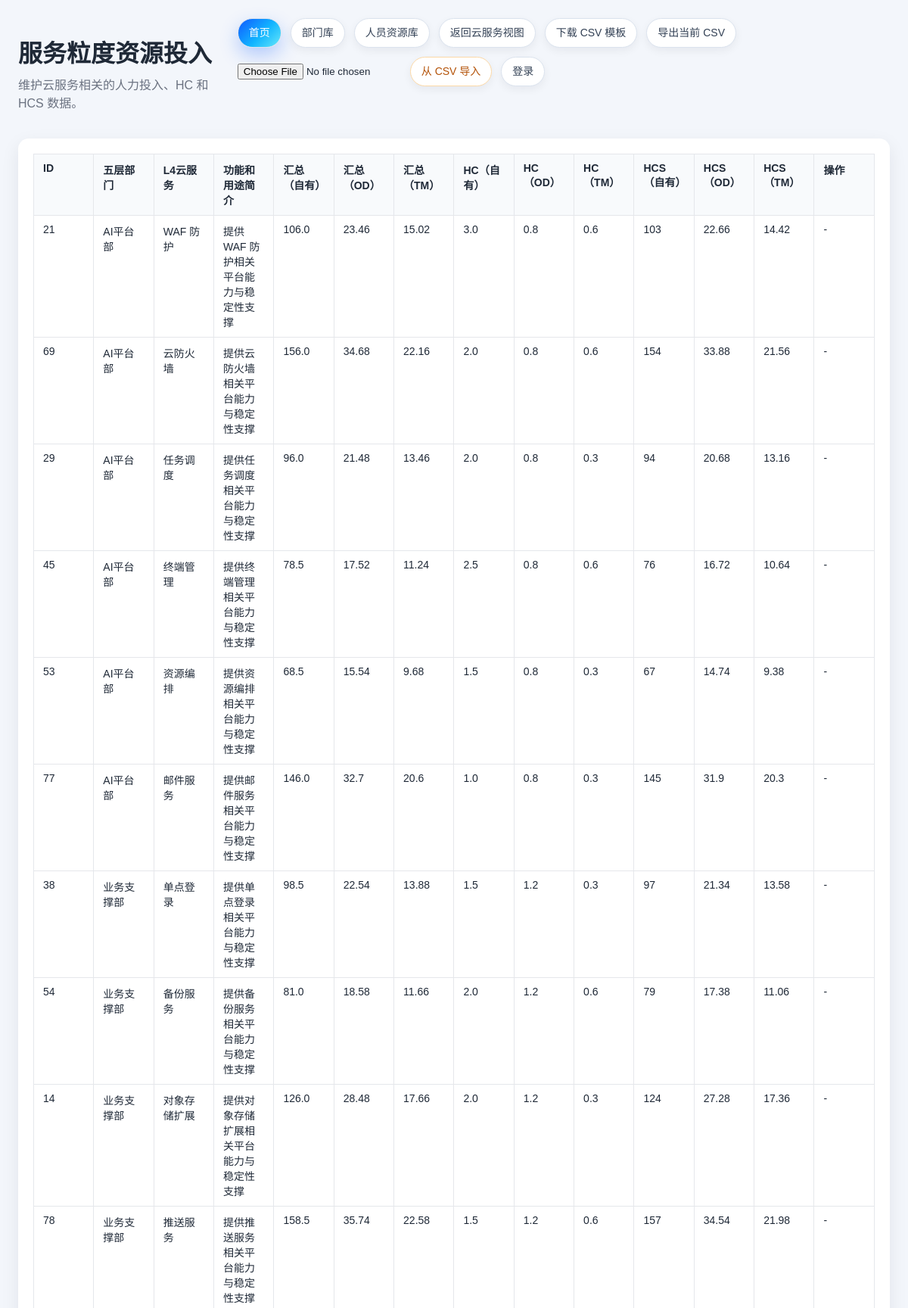
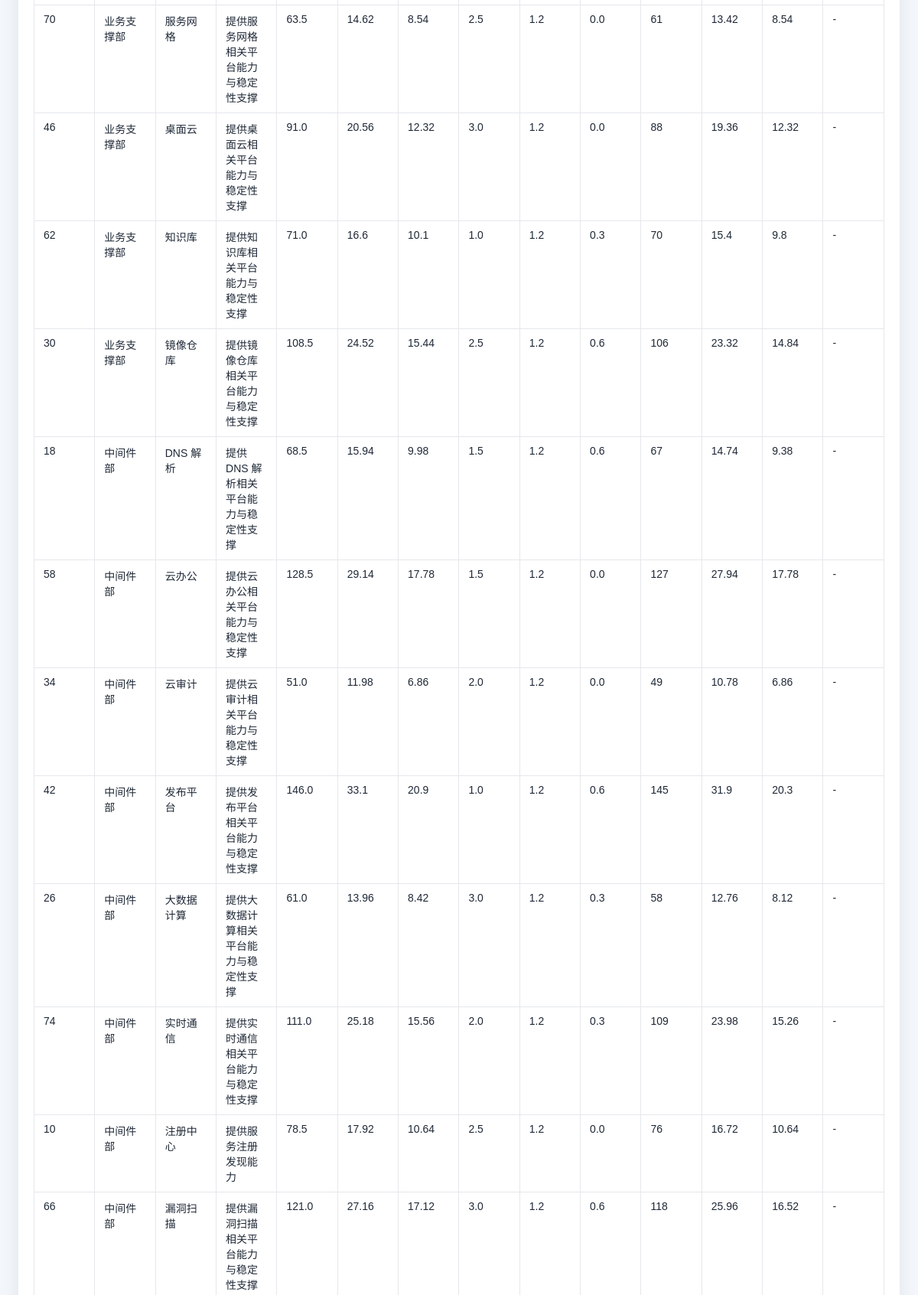
The app's page /admin/service-resources (upper part) with its own data (2 pictures, top to bottom).
### tables this page shows
CREATE TABLE service_resource_investment (id INTEGER PRIMARY KEY AUTOINCREMENT, five_level_department TEXT, l4_cloud_service TEXT, function_description TEXT, summary_self_owned TEXT, summary_od TEXT, summary_tm TEXT, hc_self_owned TEXT, hc_od TEXT, hc_tm TEXT, hcs_self_owned TEXT, hcs_od TEXT, hcs_tm TEXT, created_at TEXT DEFAULT CURRENT_TIMESTAMP, updated_at TEXT DEFAULT CURRENT_TIMESTAMP);

### src/app.py (the view)
@app.route('/admin/service-resources')
@login_required
def admin_service_resources():
    seed_service_resources_if_empty()
    rows = load_service_resources()
    return render_template('service_resource_list.html', records=rows, **build_auth_context())

### src/app.py (called while the page is built, shortened)
@app.context_processor
def inject_template_helpers():
    return {
        'milestone_image_url': milestone_image_url,
    }

def default_feature_flags(role):
    role = normalize_permission_role(role)
    if role == 'admin':
        return {key: True for key in FEATURE_KEYS}
    return {
        'view_system': False,
        'manage_permissions': False,
        'manage_backup': False,
        'submit_requirement': True,
        'manage_requirement_status': False,
        'manage_projects': False,
        'manage_features': False,
        'manage_service_resources': False,
        'import_export_data': True,
    }

def normalize_permission_role(role_text):
    role = (role_text or '').strip().lower()
    return 'admin' if role == 'admin' else 'guest'

def oauth_enabled():
    return os.getenv("RELEASEPLAN_OAUTH_ENABLED", "false").lower() == "true"

def local_admin_enabled():
    admin_username = (os.getenv('RELEASEPLAN_LOCAL_ADMIN_USERNAME') or '').strip()
    admin_password = (os.getenv('RELEASEPLAN_LOCAL_ADMIN_PASSWORD') or '').strip()
    guest_username = (os.getenv('RELEASEPLAN_LOCAL_GUEST_USERNAME') or '').strip()
    guest_password = (os.getenv('RELEASEPLAN_LOCAL_GUEST_PASSWORD') or '').strip()
    return bool((admin_username and admin_password) or (guest_username and guest_password))

def auth_mode():
    if oauth_enabled() and local_admin_enabled():
        return 'hybrid'
    if oauth_enabled():
        return 'oauth2'
    if local_admin_enabled():
        return 'local'
    return 'none'

def get_current_user():
    return session.get('oauth_user') or session.get('local_user')

def get_current_user_roles():
    user = get_current_user() or {}
    roles = user.get('roles') or []
    if isinstance(roles, str):
        roles = [roles]
    return [str(role).strip().lower() for role in roles if str(role).strip()]

def get_current_user_features(user=None):
    user = user if user is not None else get_current_user()
    if not isinstance(user, dict):
        return default_feature_flags('guest')

def can_access(feature_key, user=None):
    mode = auth_mode()
    if mode == 'none':
        return True
    features = get_current_user_features(user)
    return bool(features.get(feature_key))

def can_edit(user=None):
    return can_access('manage_projects', user) or can_access('manage_features', user) or can_access('manage_service_resources', user) or can_access('manage_backup', user) or can_access('manage_permissions', user)

### templates/service_resource_list.html (shortened to what this page needs)
<!doctype html>
<html lang="zh-CN">
<head>
  <link rel="stylesheet" href="{{ url_for('static', filename='style.css') }}">
</head>
<body>
  <div class="page">
    <header class="toolbar">
      <div>
        <h1>服务粒度资源投入</h1>
        <p>维护云服务相关的人力投入、HC 和 HCS 数据。</p>
      </div>
      <div class="toolbar-actions">
        <a class="button home-button" href="{{ url_for('index') }}">首页</a>
        <a class="button secondary" href="{{ url_for('admin_departments') }}">部门库</a>
        <a class="button secondary" href="{{ url_for('admin_resource_people') }}">人员资源库</a>
        <a class="button secondary" href="{{ url_for('view_placeholder', view_key='cloud-service-view') }}">返回云服务视图</a>
        {% if user_features.import_export_data %}
        <a class="button secondary" href="{{ url_for('admin_service_resources_template_csv') }}">下载 CSV 模板</a>
        <a class="button secondary" href="{{ url_for('admin_service_resources_export_csv') }}">导出当前 CSV</a>
        <form method="post" action="{{ url_for('admin_service_resources_import_csv') }}" enctype="multipart/form-data" class="inline-upload-form">
          <input type="file" name="csv_file" accept=".csv" required>
          <button class="button warning" type="submit">从 CSV 导入</button>
        </form>
        {% endif %}
        {% if current_user %}
          <span class="logout-wrap">
            <span class="user-chip" aria-label="当前登录用户" title="当前登录用户"></span>
            <span class="logout-popover">
              <span class="logout-user-name">{{ login_source_label }}{% if role_label %} · {{ role_label }}{% endif %}</span>
              <a class="button secondary" href="{{ url_for('logout') }}">退出登录</a>
            </span>
          </span>
        {% else %}
          <a class="button secondary" href="{{ url_for('login_entry', next=request.path) }}">登录</a>
        {% endif %}
      </div>
    </header>
    {% if records %}
      <div class="table-wrap card">
        <table class="data-table">
          <thead>
            <tr>
              <th>ID</th>
              <th>五层部门</th>
              <th>L4云服务</th>
              <th>功能和用途简介</th>
              <th>汇总（自有）</th>
              <th>汇总（OD）</th>
              <th>汇总（TM）</th>
              <th>HC（自有）</th>
              <th>HC（OD）</th>
              <th>HC（TM）</th>
              <th>HCS（自有）</th>
              <th>HCS（OD）</th>
              <th>HCS（TM）</th>
              <th>操作</th>
            </tr>
          </thead>
          <tbody>
            {% for record in records %}
              <tr>
                <td>{{ record.id }}</td>
                <td>{{ record.five_level_department or '' }}</td>
                <td>{{ record.l4_cloud_service or '' }}</td>
                <td>{{ record.function_description or '' }}</td>
                <td>{{ record.summary_self_owned or '' }}</td>
                <td>{{ record.summary_od or '' }}</td>
                <td>{{ record.summary_tm or '' }}</td>
                <td>{{ record.hc_self_owned or '' }}</td>
                <td>{{ record.hc_od or '' }}</td>
                <td>{{ record.hc_tm or '' }}</td>
                <td>{{ record.hcs_self_owned or '' }}</td>
                <td>{{ record.hcs_od or '' }}</td>
                <td>{{ record.hcs_tm or '' }}</td>
                <td>
                  {% if user_features.manage_service_resources %}
                  <div class="inline-actions">
                    <a class="icon-action" href="{{ url_for('admin_service_resource_edit', record_id=record.id) }}" title="编辑" aria-label="编辑">✏️</a>
                    <form method="post" action="{{ url_for('admin_service_resource_delete', record_id=record.id) }}" class="inline-delete-form">
                      <button class="icon-action danger delete-trigger" type="button" title="删除" aria-label="删除">🗑</button>
                      <div class="delete-popover" hidden>
                        <span class="delete-popover-text">确认删除？</span>
                        <div class="delete-popover-actions">
                          <button class="button tiny danger" type="submit">删</button>
                          <button class="button tiny secondary delete-cancel" type="button">取消</button>
                        </div>
                      </div>
                    </form>
                  </div>
                  {% else %}
                  -
                  {% endif %}
                </td>
              </tr>
            {% endfor %}
          </tbody>
        </table>
      </div>
    {% else %}
      <div class="empty">当前还没有服务粒度资源投入数据，你可以先新增记录。</div>
    {% endif %}
  </div>
</body>
</html>

### static/style.css (style rules this page uses)
body { margin: 0; font-family: Arial, "PingFang SC", "Microsoft YaHei", sans-serif; background: #f3f6fb; color: #1f2937; }
.page { max-width: 1500px; margin: 0 auto; padding: 24px; }
header h1 { margin-bottom: 8px; }
header p { margin-top: 0; color: #6b7280; }
.card { background: #fff; border-radius: 16px; box-shadow: 0 8px 24px rgba(15, 23, 42, 0.08); }
.toolbar { display: flex; justify-content: space-between; gap: 16px; align-items: flex-start; margin-bottom: 20px; }
.toolbar-actions { display: flex; gap: 12px; align-items: center; flex-wrap: wrap; overflow: visible; }
.button { display: inline-flex; align-items: center; justify-content: center; padding: 10px 14px; border-radius: 999px; background: #ffffff; color: #334155; text-decoration: none; border: 1px solid #dbe3ee; cursor: pointer; font-size: 14px; font-family: inherit; line-height: 1.2; box-shadow: 0 4px 12px rgba(15, 23, 42, 0.06); }
.button.secondary { background: #ffffff; color: #334155; border-color: #dbe3ee; }
.button.home-button { background: linear-gradient(135deg, #0f59ff 0%, #12b5ff 55%, #67e8f9 100%); color: #ffffff; box-shadow: 0 10px 24px rgba(15, 89, 255, 0.28); }
.button.warning { background: #ffffff; color: #b45309; border-color: #fcd9a7; }
.card { background: #fff; border-radius: 14px; padding: 20px; box-shadow: 0 8px 24px rgba(15, 23, 42, 0.08); }
.table-wrap { overflow-x: auto; overflow-y: visible; }
.data-table { width: 100%; border-collapse: collapse; table-layout: fixed; }
.data-table th, .data-table td { border: 1px solid #e5e7eb; padding: 10px 12px; text-align: left; vertical-align: top; font-size: 14px; word-break: break-word; }
.data-table th { background: #f8fafc; position: relative; }
.inline-upload-form { display: inline-flex; align-items: center; gap: 8px; flex-wrap: wrap; }
.inline-upload-form input[type="file"] { max-width: 220px; }

### records on screen
service_resource_investment: id "21", five_level_department "AI平台部", l4_cloud_service "WAF 防护", function_description "提供WAF 防护相关平台能力与稳定性支撑", summary_self_owned "106.0", summary_od "23.46", summary_tm "15.02", hc_self_owned "3.0", hc_od "0.8", hc_tm "0.6", hcs_self_owned "103", hcs_od "22.66", hcs_tm "14.42"
service_resource_investment: id "69", five_level_department "AI平台部", l4_cloud_service "云防火墙", function_description "提供云防火墙相关平台能力与稳定性支撑", summary_self_owned "156.0", summary_od "34.68", summary_tm "22.16", hc_self_owned "2.0", hc_od "0.8", hc_tm "0.6", hcs_self_owned "154", hcs_od "33.88", hcs_tm "21.56"
service_resource_investment: id "29", five_level_department "AI平台部", l4_cloud_service "任务调度", function_description "提供任务调度相关平台能力与稳定性支撑", summary_self_owned "96.0", summary_od "21.48", summary_tm "13.46", hc_self_owned "2.0", hc_od "0.8", hc_tm "0.3", hcs_self_owned "94", hcs_od "20.68", hcs_tm "13.16"
service_resource_investment: id "45", five_level_department "AI平台部", l4_cloud_service "终端管理", function_description "提供终端管理相关平台能力与稳定性支撑", summary_self_owned "78.5", summary_od "17.52", summary_tm "11.24", hc_self_owned "2.5", hc_od "0.8", hc_tm "0.6", hcs_self_owned "76", hcs_od "16.72", hcs_tm "10.64"
service_resource_investment: id "53", five_level_department "AI平台部", l4_cloud_service "资源编排", function_description "提供资源编排相关平台能力与稳定性支撑", summary_self_owned "68.5", summary_od "15.54", summary_tm "9.68", hc_self_owned "1.5", hc_od "0.8", hc_tm "0.3", hcs_self_owned "67", hcs_od "14.74", hcs_tm "9.38"
service_resource_investment: id "77", five_level_department "AI平台部", l4_cloud_service "邮件服务", function_description "提供邮件服务相关平台能力与稳定性支撑", summary_self_owned "146.0", summary_od "32.7", summary_tm "20.6", hc_self_owned "1.0", hc_od "0.8", hc_tm "0.3", hcs_self_owned "145", hcs_od "31.9", hcs_tm "20.3"
service_resource_investment: id "38", five_level_department "业务支撑部", l4_cloud_service "单点登录", function_description "提供单点登录相关平台能力与稳定性支撑", summary_self_owned "98.5", summary_od "22.54", summary_tm "13.88", hc_self_owned "1.5", hc_od "1.2", hc_tm "0.3", hcs_self_owned "97", hcs_od "21.34", hcs_tm "13.58"
service_resource_investment: id "54", five_level_department "业务支撑部", l4_cloud_service "备份服务", function_description "提供备份服务相关平台能力与稳定性支撑", summary_self_owned "81.0", summary_od "18.58", summary_tm "11.66", hc_self_owned "2.0", hc_od "1.2", hc_tm "0.6", hcs_self_owned "79", hcs_od "17.38", hcs_tm "11.06"
service_resource_investment: id "14", five_level_department "业务支撑部", l4_cloud_service "对象存储扩展", function_description "提供对象存储扩展相关平台能力与稳定性支撑", summary_self_owned "126.0", summary_od "28.48", summary_tm "17.66", hc_self_owned "2.0", hc_od "1.2", hc_tm "0.3", hcs_self_owned "124", hcs_od "27.28", hcs_tm "17.36"
service_resource_investment: id "78", five_level_department "业务支撑部", l4_cloud_service "推送服务", function_description "提供推送服务相关平台能力与稳定性支撑", summary_self_owned "158.5", summary_od "35.74", summary_tm "22.58", hc_self_owned "1.5", hc_od "1.2", hc_tm "0.6", hcs_self_owned "157", hcs_od "34.54", hcs_tm "21.98"
service_resource_investment: id "70", five_level_department "业务支撑部", l4_cloud_service "服务网格", function_description "提供服务网格相关平台能力与稳定性支撑", summary_self_owned "63.5", summary_od "14.62", summary_tm "8.54", hc_self_owned "2.5", hc_od "1.2", hc_tm "0.0", hcs_self_owned "61", hcs_od "13.42", hcs_tm "8.54"
service_resource_investment: id "46", five_level_department "业务支撑部", l4_cloud_service "桌面云", function_description "提供桌面云相关平台能力与稳定性支撑", summary_self_owned "91.0", summary_od "20.56", summary_tm "12.32", hc_self_owned "3.0", hc_od "1.2", hc_tm "0.0", hcs_self_owned "88", hcs_od "19.36", hcs_tm "12.32"
service_resource_investment: id "62", five_level_department "业务支撑部", l4_cloud_service "知识库", function_description "提供知识库相关平台能力与稳定性支撑", summary_self_owned "71.0", summary_od "16.6", summary_tm "10.1", hc_self_owned "1.0", hc_od "1.2", hc_tm "0.3", hcs_self_owned "70", hcs_od "15.4", hcs_tm "9.8"
service_resource_investment: id "30", five_level_department "业务支撑部", l4_cloud_service "镜像仓库", function_description "提供镜像仓库相关平台能力与稳定性支撑", summary_self_owned "108.5", summary_od "24.52", summary_tm "15.44", hc_self_owned "2.5", hc_od "1.2", hc_tm "0.6", hcs_self_owned "106", hcs_od "23.32", hcs_tm "14.84"
service_resource_investment: id "18", five_level_department "中间件部", l4_cloud_service "DNS 解析", function_description "提供DNS 解析相关平台能力与稳定性支撑", summary_self_owned "68.5", summary_od "15.94", summary_tm "9.98", hc_self_owned "1.5", hc_od "1.2", hc_tm "0.6", hcs_self_owned "67", hcs_od "14.74", hcs_tm "9.38"
service_resource_investment: id "58", five_level_department "中间件部", l4_cloud_service "云办公", function_description "提供云办公相关平台能力与稳定性支撑", summary_self_owned "128.5", summary_od "29.14", summary_tm "17.78", hc_self_owned "1.5", hc_od "1.2", hc_tm "0.0", hcs_self_owned "127", hcs_od "27.94", hcs_tm "17.78"
service_resource_investment: id "34", five_level_department "中间件部", l4_cloud_service "云审计", function_description "提供云审计相关平台能力与稳定性支撑", summary_self_owned "51.0", summary_od "11.98", summary_tm "6.86", hc_self_owned "2.0", hc_od "1.2", hc_tm "0.0", hcs_self_owned "49", hcs_od "10.78", hcs_tm "6.86"
service_resource_investment: id "42", five_level_department "中间件部", l4_cloud_service "发布平台", function_description "提供发布平台相关平台能力与稳定性支撑", summary_self_owned "146.0", summary_od "33.1", summary_tm "20.9", hc_self_owned "1.0", hc_od "1.2", hc_tm "0.6", hcs_self_owned "145", hcs_od "31.9", hcs_tm "20.3"
service_resource_investment: id "26", five_level_department "中间件部", l4_cloud_service "大数据计算", function_description "提供大数据计算相关平台能力与稳定性支撑", summary_self_owned "61.0", summary_od "13.96", summary_tm "8.42", hc_self_owned "3.0", hc_od "1.2", hc_tm "0.3", hcs_self_owned "58", hcs_od "12.76", hcs_tm "8.12"
service_resource_investment: id "74", five_level_department "中间件部", l4_cloud_service "实时通信", function_description "提供实时通信相关平台能力与稳定性支撑", summary_self_owned "111.0", summary_od "25.18", summary_tm "15.56", hc_self_owned "2.0", hc_od "1.2", hc_tm "0.3", hcs_self_owned "109", hcs_od "23.98", hcs_tm "15.26"
service_resource_investment: id "10", five_level_department "中间件部", l4_cloud_service "注册中心", function_description "提供服务注册发现能力", summary_self_owned "78.5", summary_od "17.92", summary_tm "10.64", hc_self_owned "2.5", hc_od "1.2", hc_tm "0.0", hcs_self_owned "76", hcs_od "16.72", hcs_tm "10.64"
service_resource_investment: id "66", five_level_department "中间件部", l4_cloud_service "漏洞扫描", function_description "提供漏洞扫描相关平台能力与稳定性支撑", summary_self_owned "121.0", summary_od "27.16", summary_tm "17.12", hc_self_owned "3.0", hc_od "1.2", hc_tm "0.6", hcs_self_owned "118", hcs_od "25.96", hcs_tm "16.52"
